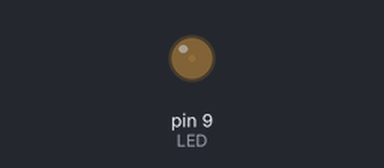
Bench run of a sketch on a simulated Arduino Uno, built with avr-gcc and run on an emulated ATmega328P. Shown: output pins drawn as LEDs (lit = HIGH).

Above: at 0.05 s.
At 3.15 s:
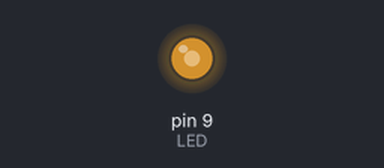
At 7.65 s:
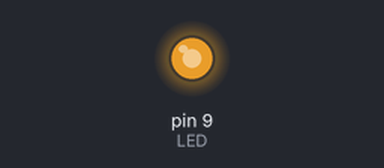
At 15.35 s:
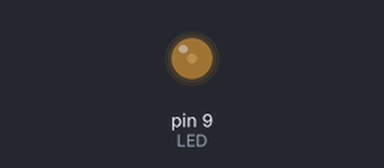
Timing chart, 0 to 23.2 s (numbered marks = the images above):
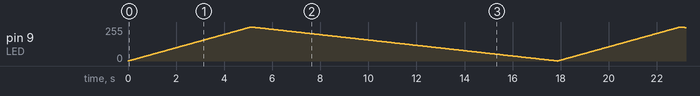

The sketch:

Example5_1.ino
```cpp
// Blinking LED
// LEDのフェードインとフェードアウト

const int LED = 9; // LEDはデジタルピン 9に接続
int i = 0;         // カウントアップ用の変数

void setup() {
  // put your setup code here, to run once:
  pinMode(LED, OUTPUT);
}

void loop() {
  // put your main code here, to run repeatedly:

  for(i = 0; i < 255; i++) {
    analogWrite(LED, i);
    delay(20);
  }

  for(i = 255; i > 0; i--) {
    analogWrite(LED, i);
    delay(50);
  }
}
```
